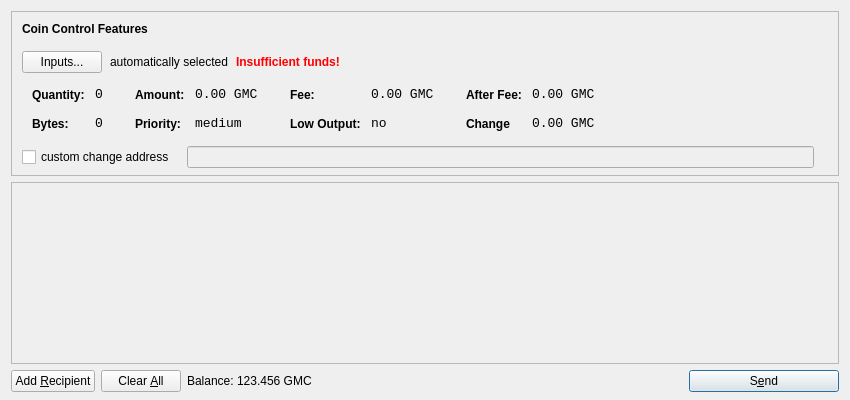
<?xml version="1.0" encoding="UTF-8"?>
<ui version="4.0">
 <class>SendCoinsDialog</class>
 <widget class="QDialog" name="SendCoinsDialog">
  <property name="geometry">
   <rect>
    <x>0</x>
    <y>0</y>
    <width>850</width>
    <height>400</height>
   </rect>
  </property>
  <property name="windowTitle">
   <string>Send Coins</string>
  </property>
  <layout class="QVBoxLayout" name="verticalLayout" stretch="0,1,0">
   <property name="bottomMargin">
    <number>8</number>
   </property>
   <item>
    <widget class="QFrame" name="frameCoinControl">
     <property name="sizePolicy">
      <sizepolicy hsizetype="Expanding" vsizetype="Expanding">
       <horstretch>0</horstretch>
       <verstretch>0</verstretch>
      </sizepolicy>
     </property>
     <property name="maximumSize">
      <size>
       <width>16777215</width>
       <height>16777215</height>
      </size>
     </property>
     <property name="frameShape">
      <enum>QFrame::StyledPanel</enum>
     </property>
     <property name="frameShadow">
      <enum>QFrame::Sunken</enum>
     </property>
     <layout class="QVBoxLayout" name="verticalLayoutCoinControl2">
      <property name="spacing">
       <number>-1</number>
      </property>
      <property name="leftMargin">
       <number>0</number>
      </property>
      <property name="topMargin">
       <number>0</number>
      </property>
      <property name="rightMargin">
       <number>0</number>
      </property>
      <property name="bottomMargin">
       <number>6</number>
      </property>
      <item>
       <layout class="QVBoxLayout" name="verticalLayoutCoinControl" stretch="0,0,0,0,1">
        <property name="spacing">
         <number>0</number>
        </property>
        <property name="leftMargin">
         <number>10</number>
        </property>
        <property name="topMargin">
         <number>10</number>
        </property>
        <item>
         <layout class="QHBoxLayout" name="horizontalLayoutCoinControl1">
          <property name="bottomMargin">
           <number>15</number>
          </property>
          <item>
           <widget class="QLabel" name="labelCoinControlFeatures">
            <property name="sizePolicy">
             <sizepolicy hsizetype="Preferred" vsizetype="Maximum">
              <horstretch>0</horstretch>
              <verstretch>0</verstretch>
             </sizepolicy>
            </property>
            <property name="font">
             <font>
              <weight>75</weight>
              <bold>true</bold>
             </font>
            </property>
            <property name="styleSheet">
             <string notr="true">font-weight:bold;</string>
            </property>
            <property name="text">
             <string>Coin Control Features</string>
            </property>
           </widget>
          </item>
         </layout>
        </item>
        <item>
         <layout class="QHBoxLayout" name="horizontalLayoutCoinControl2" stretch="0,0,0,0">
          <property name="spacing">
           <number>8</number>
          </property>
          <property name="bottomMargin">
           <number>10</number>
          </property>
          <item>
           <widget class="QPushButton" name="pushButtonCoinControl">
            <property name="styleSheet">
             <string notr="true"/>
            </property>
            <property name="text">
             <string>Inputs...</string>
            </property>
           </widget>
          </item>
          <item>
           <widget class="QLabel" name="labelCoinControlAutomaticallySelected">
            <property name="text">
             <string>automatically selected</string>
            </property>
            <property name="margin">
             <number>5</number>
            </property>
           </widget>
          </item>
          <item>
           <widget class="QLabel" name="labelCoinControlInsuffFunds">
            <property name="font">
             <font>
              <weight>75</weight>
              <bold>true</bold>
             </font>
            </property>
            <property name="styleSheet">
             <string notr="true">color:red;font-weight:bold;</string>
            </property>
            <property name="text">
             <string>Insufficient funds!</string>
            </property>
            <property name="margin">
             <number>5</number>
            </property>
           </widget>
          </item>
          <item>
           <spacer name="horizontalSpacerCoinControl">
            <property name="orientation">
             <enum>Qt::Horizontal</enum>
            </property>
            <property name="sizeHint" stdset="0">
             <size>
              <width>40</width>
              <height>1</height>
             </size>
            </property>
           </spacer>
          </item>
         </layout>
        </item>
        <item>
         <widget class="QWidget" name="widgetCoinControl" native="true">
          <property name="sizePolicy">
           <sizepolicy hsizetype="Preferred" vsizetype="Preferred">
            <horstretch>0</horstretch>
            <verstretch>0</verstretch>
           </sizepolicy>
          </property>
          <property name="minimumSize">
           <size>
            <width>0</width>
            <height>0</height>
           </size>
          </property>
          <property name="styleSheet">
           <string notr="true"/>
          </property>
          <layout class="QHBoxLayout" name="horizontalLayoutCoinControl5">
           <property name="margin">
            <number>0</number>
           </property>
           <item>
            <layout class="QHBoxLayout" name="horizontalLayoutCoinControl3" stretch="0,0,0,1">
             <property name="spacing">
              <number>20</number>
             </property>
             <property name="topMargin">
              <number>0</number>
             </property>
             <property name="bottomMargin">
              <number>10</number>
             </property>
             <item>
              <layout class="QFormLayout" name="formLayoutCoinControl1">
               <property name="horizontalSpacing">
                <number>10</number>
               </property>
               <property name="verticalSpacing">
                <number>14</number>
               </property>
               <property name="leftMargin">
                <number>10</number>
               </property>
               <property name="topMargin">
                <number>4</number>
               </property>
               <property name="rightMargin">
                <number>6</number>
               </property>
               <item row="0" column="0">
                <widget class="QLabel" name="labelCoinControlQuantityText">
                 <property name="styleSheet">
                  <string notr="true">font-weight:bold;</string>
                 </property>
                 <property name="text">
                  <string>Quantity:</string>
                 </property>
                 <property name="margin">
                  <number>0</number>
                 </property>
                </widget>
               </item>
               <item row="0" column="1">
                <widget class="QLabel" name="labelCoinControlQuantity">
                 <property name="font">
                  <font>
                   <family>Monospace</family>
                   <pointsize>10</pointsize>
                  </font>
                 </property>
                 <property name="cursor">
                  <cursorShape>IBeamCursor</cursorShape>
                 </property>
                 <property name="contextMenuPolicy">
                  <enum>Qt::ActionsContextMenu</enum>
                 </property>
                 <property name="text">
                  <string>0</string>
                 </property>
                 <property name="margin">
                  <number>0</number>
                 </property>
                 <property name="textInteractionFlags">
                  <set>Qt::LinksAccessibleByMouse|Qt::TextSelectableByKeyboard|Qt::TextSelectableByMouse</set>
                 </property>
                </widget>
               </item>
               <item row="1" column="0">
                <widget class="QLabel" name="labelCoinControlBytesText">
                 <property name="styleSheet">
                  <string notr="true">font-weight:bold;</string>
                 </property>
                 <property name="text">
                  <string>Bytes:</string>
                 </property>
                </widget>
               </item>
               <item row="1" column="1">
                <widget class="QLabel" name="labelCoinControlBytes">
                 <property name="font">
                  <font>
                   <family>Monospace</family>
                   <pointsize>10</pointsize>
                  </font>
                 </property>
                 <property name="cursor">
                  <cursorShape>IBeamCursor</cursorShape>
                 </property>
                 <property name="contextMenuPolicy">
                  <enum>Qt::ActionsContextMenu</enum>
                 </property>
                 <property name="text">
                  <string>0</string>
                 </property>
                 <property name="textInteractionFlags">
                  <set>Qt::LinksAccessibleByMouse|Qt::TextSelectableByKeyboard|Qt::TextSelectableByMouse</set>
                 </property>
                </widget>
               </item>
              </layout>
             </item>
             <item>
              <layout class="QFormLayout" name="formLayoutCoinControl2">
               <property name="horizontalSpacing">
                <number>10</number>
               </property>
               <property name="verticalSpacing">
                <number>14</number>
               </property>
               <property name="leftMargin">
                <number>6</number>
               </property>
               <property name="topMargin">
                <number>4</number>
               </property>
               <property name="rightMargin">
                <number>6</number>
               </property>
               <item row="0" column="0">
                <widget class="QLabel" name="labelCoinControlAmountText">
                 <property name="styleSheet">
                  <string notr="true">font-weight:bold;</string>
                 </property>
                 <property name="text">
                  <string>Amount:</string>
                 </property>
                 <property name="margin">
                  <number>0</number>
                 </property>
                </widget>
               </item>
               <item row="0" column="1">
                <widget class="QLabel" name="labelCoinControlAmount">
                 <property name="font">
                  <font>
                   <family>Monospace</family>
                   <pointsize>10</pointsize>
                  </font>
                 </property>
                 <property name="cursor">
                  <cursorShape>IBeamCursor</cursorShape>
                 </property>
                 <property name="contextMenuPolicy">
                  <enum>Qt::ActionsContextMenu</enum>
                 </property>
                 <property name="text">
                  <string>0.00 GMC</string>
                 </property>
                 <property name="textInteractionFlags">
                  <set>Qt::LinksAccessibleByMouse|Qt::TextSelectableByKeyboard|Qt::TextSelectableByMouse</set>
                 </property>
                </widget>
               </item>
               <item row="1" column="0">
                <widget class="QLabel" name="labelCoinControlPriorityText">
                 <property name="styleSheet">
                  <string notr="true">font-weight:bold;</string>
                 </property>
                 <property name="text">
                  <string>Priority:</string>
                 </property>
                </widget>
               </item>
               <item row="1" column="1">
                <widget class="QLabel" name="labelCoinControlPriority">
                 <property name="font">
                  <font>
                   <family>Monospace</family>
                   <pointsize>10</pointsize>
                  </font>
                 </property>
                 <property name="cursor">
                  <cursorShape>IBeamCursor</cursorShape>
                 </property>
                 <property name="contextMenuPolicy">
                  <enum>Qt::ActionsContextMenu</enum>
                 </property>
                 <property name="text">
                  <string>medium</string>
                 </property>
                 <property name="textInteractionFlags">
                  <set>Qt::LinksAccessibleByMouse|Qt::TextSelectableByKeyboard|Qt::TextSelectableByMouse</set>
                 </property>
                </widget>
               </item>
              </layout>
             </item>
             <item>
              <layout class="QFormLayout" name="formLayoutCoinControl3">
               <property name="horizontalSpacing">
                <number>10</number>
               </property>
               <property name="verticalSpacing">
                <number>14</number>
               </property>
               <property name="leftMargin">
                <number>6</number>
               </property>
               <property name="topMargin">
                <number>4</number>
               </property>
               <property name="rightMargin">
                <number>6</number>
               </property>
               <item row="0" column="0">
                <widget class="QLabel" name="labelCoinControlFeeText">
                 <property name="styleSheet">
                  <string notr="true">font-weight:bold;</string>
                 </property>
                 <property name="text">
                  <string>Fee:</string>
                 </property>
                 <property name="margin">
                  <number>0</number>
                 </property>
                </widget>
               </item>
               <item row="0" column="1">
                <widget class="QLabel" name="labelCoinControlFee">
                 <property name="font">
                  <font>
                   <family>Monospace</family>
                   <pointsize>10</pointsize>
                  </font>
                 </property>
                 <property name="cursor">
                  <cursorShape>IBeamCursor</cursorShape>
                 </property>
                 <property name="contextMenuPolicy">
                  <enum>Qt::ActionsContextMenu</enum>
                 </property>
                 <property name="text">
                  <string>0.00 GMC</string>
                 </property>
                 <property name="textInteractionFlags">
                  <set>Qt::LinksAccessibleByMouse|Qt::TextSelectableByKeyboard|Qt::TextSelectableByMouse</set>
                 </property>
                </widget>
               </item>
               <item row="1" column="0">
                <widget class="QLabel" name="labelCoinControlLowOutputText">
                 <property name="styleSheet">
                  <string notr="true">font-weight:bold;</string>
                 </property>
                 <property name="text">
                  <string>Low Output:</string>
                 </property>
                </widget>
               </item>
               <item row="1" column="1">
                <widget class="QLabel" name="labelCoinControlLowOutput">
                 <property name="font">
                  <font>
                   <family>Monospace</family>
                   <pointsize>10</pointsize>
                  </font>
                 </property>
                 <property name="cursor">
                  <cursorShape>IBeamCursor</cursorShape>
                 </property>
                 <property name="contextMenuPolicy">
                  <enum>Qt::ActionsContextMenu</enum>
                 </property>
                 <property name="text">
                  <string>no</string>
                 </property>
                 <property name="textInteractionFlags">
                  <set>Qt::LinksAccessibleByMouse|Qt::TextSelectableByKeyboard|Qt::TextSelectableByMouse</set>
                 </property>
                </widget>
               </item>
              </layout>
             </item>
             <item>
              <layout class="QFormLayout" name="formLayoutCoinControl4">
               <property name="horizontalSpacing">
                <number>10</number>
               </property>
               <property name="verticalSpacing">
                <number>14</number>
               </property>
               <property name="leftMargin">
                <number>6</number>
               </property>
               <property name="topMargin">
                <number>4</number>
               </property>
               <property name="rightMargin">
                <number>6</number>
               </property>
               <item row="0" column="0">
                <widget class="QLabel" name="labelCoinControlAfterFeeText">
                 <property name="styleSheet">
                  <string notr="true">font-weight:bold;</string>
                 </property>
                 <property name="text">
                  <string>After Fee:</string>
                 </property>
                 <property name="margin">
                  <number>0</number>
                 </property>
                </widget>
               </item>
               <item row="0" column="1">
                <widget class="QLabel" name="labelCoinControlAfterFee">
                 <property name="font">
                  <font>
                   <family>Monospace</family>
                   <pointsize>10</pointsize>
                  </font>
                 </property>
                 <property name="cursor">
                  <cursorShape>IBeamCursor</cursorShape>
                 </property>
                 <property name="contextMenuPolicy">
                  <enum>Qt::ActionsContextMenu</enum>
                 </property>
                 <property name="text">
                  <string>0.00 GMC</string>
                 </property>
                 <property name="textInteractionFlags">
                  <set>Qt::LinksAccessibleByMouse|Qt::TextSelectableByKeyboard|Qt::TextSelectableByMouse</set>
                 </property>
                </widget>
               </item>
               <item row="1" column="0">
                <widget class="QLabel" name="labelCoinControlChangeText">
                 <property name="styleSheet">
                  <string notr="true">font-weight:bold;</string>
                 </property>
                 <property name="text">
                  <string>Change</string>
                 </property>
                </widget>
               </item>
               <item row="1" column="1">
                <widget class="QLabel" name="labelCoinControlChange">
                 <property name="font">
                  <font>
                   <family>Monospace</family>
                   <pointsize>10</pointsize>
                  </font>
                 </property>
                 <property name="cursor">
                  <cursorShape>IBeamCursor</cursorShape>
                 </property>
                 <property name="contextMenuPolicy">
                  <enum>Qt::ActionsContextMenu</enum>
                 </property>
                 <property name="text">
                  <string>0.00 GMC</string>
                 </property>
                 <property name="textInteractionFlags">
                  <set>Qt::LinksAccessibleByMouse|Qt::TextSelectableByKeyboard|Qt::TextSelectableByMouse</set>
                 </property>
                </widget>
               </item>
              </layout>
             </item>
            </layout>
           </item>
          </layout>
         </widget>
        </item>
        <item>
         <layout class="QHBoxLayout" name="horizontalLayoutCoinControl4" stretch="0,0,0">
          <property name="spacing">
           <number>12</number>
          </property>
          <property name="sizeConstraint">
           <enum>QLayout::SetDefaultConstraint</enum>
          </property>
          <property name="topMargin">
           <number>5</number>
          </property>
          <property name="rightMargin">
           <number>5</number>
          </property>
          <item>
           <widget class="QCheckBox" name="checkBoxCoinControlChange">
            <property name="text">
             <string>custom change address</string>
            </property>
           </widget>
          </item>
          <item>
           <widget class="QLineEdit" name="lineEditCoinControlChange">
            <property name="enabled">
             <bool>false</bool>
            </property>
            <property name="sizePolicy">
             <sizepolicy hsizetype="Expanding" vsizetype="Fixed">
              <horstretch>0</horstretch>
              <verstretch>0</verstretch>
             </sizepolicy>
            </property>
           </widget>
          </item>
          <item>
           <widget class="QLabel" name="labelCoinControlChangeLabel">
            <property name="sizePolicy">
             <sizepolicy hsizetype="Preferred" vsizetype="Expanding">
              <horstretch>0</horstretch>
              <verstretch>0</verstretch>
             </sizepolicy>
            </property>
            <property name="minimumSize">
             <size>
              <width>0</width>
              <height>0</height>
             </size>
            </property>
            <property name="text">
             <string/>
            </property>
            <property name="margin">
             <number>3</number>
            </property>
           </widget>
          </item>
         </layout>
        </item>
        <item>
         <spacer name="verticalSpacerCoinControl">
          <property name="orientation">
           <enum>Qt::Vertical</enum>
          </property>
          <property name="sizeHint" stdset="0">
           <size>
            <width>800</width>
            <height>1</height>
           </size>
          </property>
         </spacer>
        </item>
       </layout>
      </item>
     </layout>
    </widget>
   </item>
   <item>
    <widget class="QScrollArea" name="scrollArea">
     <property name="widgetResizable">
      <bool>true</bool>
     </property>
     <widget class="QWidget" name="scrollAreaWidgetContents">
      <property name="geometry">
       <rect>
        <x>0</x>
        <y>0</y>
        <width>830</width>
        <height>165</height>
       </rect>
      </property>
      <layout class="QVBoxLayout" name="verticalLayout_2">
       <property name="margin">
        <number>0</number>
       </property>
       <item>
        <layout class="QVBoxLayout" name="entries">
         <property name="spacing">
          <number>6</number>
         </property>
        </layout>
       </item>
       <item>
        <spacer name="verticalSpacer">
         <property name="orientation">
          <enum>Qt::Vertical</enum>
         </property>
         <property name="sizeHint" stdset="0">
          <size>
           <width>20</width>
           <height>40</height>
          </size>
         </property>
        </spacer>
       </item>
      </layout>
     </widget>
    </widget>
   </item>
   <item>
    <layout class="QHBoxLayout" name="horizontalLayout">
     <item>
      <widget class="QPushButton" name="addButton">
       <property name="toolTip">
        <string>Send to multiple recipients at once</string>
       </property>
       <property name="text">
        <string>Add &amp;Recipient</string>
       </property>
       <property name="icon">
        <iconset resource="../bitcoin.qrc">
         <normaloff>:/icons/add</normaloff>:/icons/add</iconset>
       </property>
       <property name="autoDefault">
        <bool>false</bool>
       </property>
      </widget>
     </item>
     <item>
      <widget class="QPushButton" name="clearButton">
       <property name="sizePolicy">
        <sizepolicy hsizetype="Minimum" vsizetype="Fixed">
         <horstretch>0</horstretch>
         <verstretch>0</verstretch>
        </sizepolicy>
       </property>
       <property name="toolTip">
        <string>Remove all transaction fields</string>
       </property>
       <property name="text">
        <string>Clear &amp;All</string>
       </property>
       <property name="icon">
        <iconset resource="../bitcoin.qrc">
         <normaloff>:/icons/remove</normaloff>:/icons/remove</iconset>
       </property>
       <property name="autoRepeatDelay">
        <number>300</number>
       </property>
       <property name="autoDefault">
        <bool>false</bool>
       </property>
      </widget>
     </item>
     <item>
      <layout class="QHBoxLayout" name="horizontalLayout_2">
       <property name="spacing">
        <number>3</number>
       </property>
       <item>
        <widget class="QLabel" name="label">
         <property name="sizePolicy">
          <sizepolicy hsizetype="Preferred" vsizetype="Fixed">
           <horstretch>0</horstretch>
           <verstretch>0</verstretch>
          </sizepolicy>
         </property>
         <property name="text">
          <string>Balance:</string>
         </property>
        </widget>
       </item>
       <item>
        <widget class="QLabel" name="labelBalance">
         <property name="sizePolicy">
          <sizepolicy hsizetype="Preferred" vsizetype="Fixed">
           <horstretch>0</horstretch>
           <verstretch>0</verstretch>
          </sizepolicy>
         </property>
         <property name="cursor">
          <cursorShape>IBeamCursor</cursorShape>
         </property>
         <property name="text">
          <string>123.456 GMC</string>
         </property>
         <property name="textInteractionFlags">
          <set>Qt::LinksAccessibleByMouse|Qt::TextSelectableByKeyboard|Qt::TextSelectableByMouse</set>
         </property>
        </widget>
       </item>
      </layout>
     </item>
     <item>
      <spacer name="horizontalSpacer">
       <property name="orientation">
        <enum>Qt::Horizontal</enum>
       </property>
       <property name="sizeHint" stdset="0">
        <size>
         <width>40</width>
         <height>20</height>
        </size>
       </property>
      </spacer>
     </item>
     <item>
      <widget class="QPushButton" name="sendButton">
       <property name="minimumSize">
        <size>
         <width>150</width>
         <height>0</height>
        </size>
       </property>
       <property name="toolTip">
        <string>Confirm the send action</string>
       </property>
       <property name="text">
        <string>S&amp;end</string>
       </property>
       <property name="icon">
        <iconset resource="../bitcoin.qrc">
         <normaloff>:/icons/send</normaloff>:/icons/send</iconset>
       </property>
       <property name="default">
        <bool>true</bool>
       </property>
      </widget>
     </item>
    </layout>
   </item>
  </layout>
 </widget>
 <resources>
  <include location="../bitcoin.qrc"/>
 </resources>
 <connections/>
</ui>
